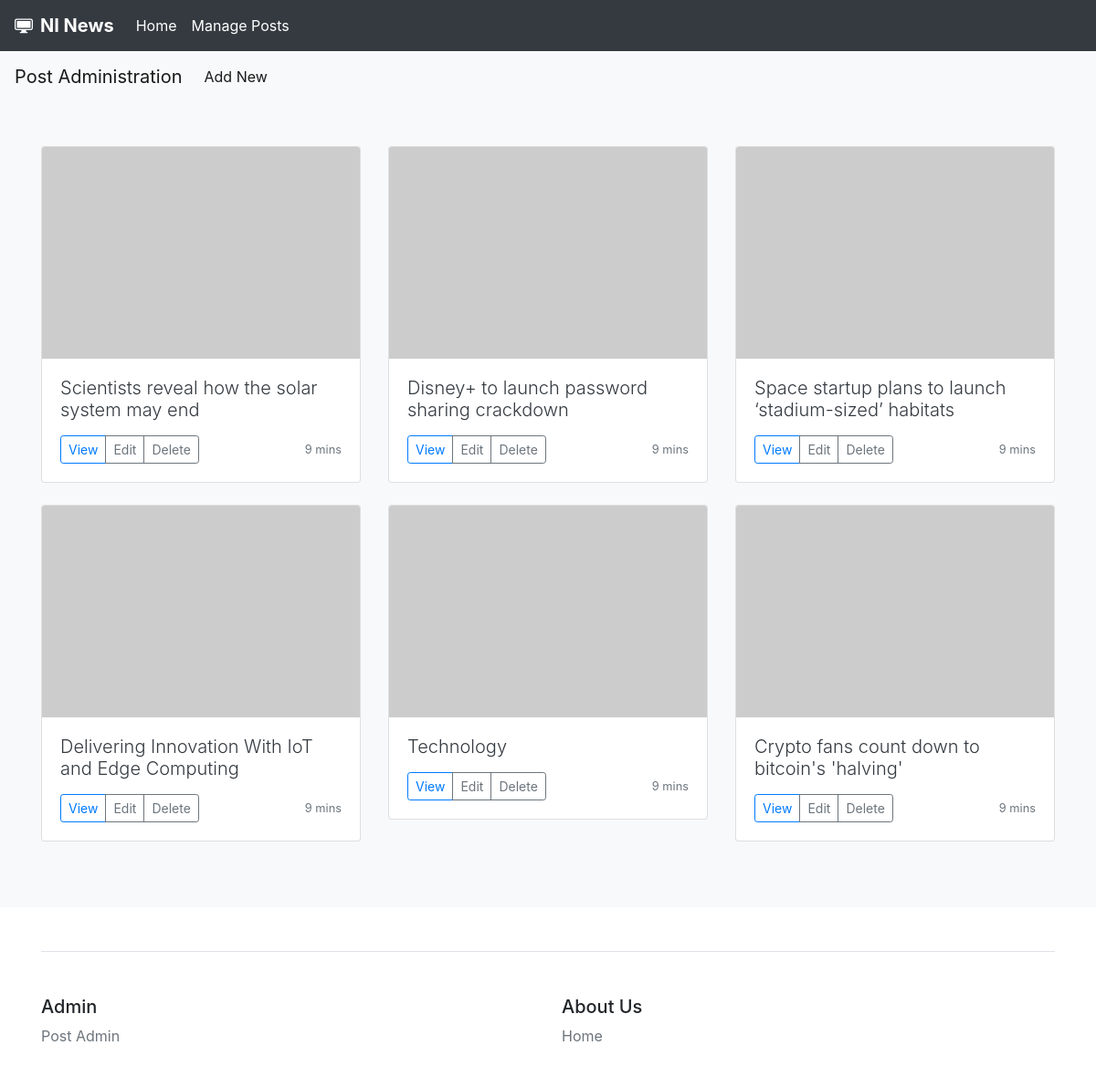
/posts/, run on the app's committed database.
### core/models.py (models this page shows, shortened)
class Core(models.Model):
    title = models.CharField(max_length=200)
    excerpt = models.TextField(null=True)
    author = models.ForeignKey(User, on_delete=models.CASCADE, related_name='cores')
    slug = models.SlugField(max_length=100, unique=True)
    updated = models.DateTimeField(auto_now=True)
    published = models.DateTimeField(default=timezone.now)
    def get_absolute_url(self):
        return reverse('core:single', args=[self.slug])
    class Meta:
        ordering =  ['-published']

### core/views.py (the view)
# urls.py: path('posts/', views.PostsView.as_view(), name='posts'),
class PostsView(ListView):
    model = Core
    template_name = 'core/posts.html'
    context_object_name = 'post_list'

### core/templates/core/posts.html (shortened to what this page needs)
{% extends 'core/base.html' %}
{% block content %}
<nav class="navbar navbar-expand-lg navbar-light bg-light">
    <div class="navbar-brand">Post Administration</div>
  <div class="collapse navbar-collapse" id="navbarNav">
    <ul class="navbar-nav">
        <li class="nav-item active">
        <a class="nav-link" href="{% url 'core:add' %}">Add New</a>
      </li>
    </ul>
  </div>
</nav>
<div class="album py-5 bg-light">
    <div class="container">
        <div class="row">
        {% for post in post_list %}
            <div class="col-md-4">
              <div class="card mb-4 box-shadow">
                <img class="card-img-top" src="https://via.placeholder.com/150x100" alt="Card image cap">
                <div class="card-body">
                    <h4 class="lead"><a class="text-dark" href="{% url 'core:single' post.pk %}">{{ post.title }}</a></h4>
                    <div class="d-flex justify-content-between align-items-center">
                    <div class="btn-group">
                        <a href="{{ post.get_absolute_url }}" class="btn btn-sm btn-outline-primary" role="button" aria-pressed="true">View</a>
                        <a href="{% url 'core:edit' post.pk %}" class="btn btn-sm btn-outline-secondary" role="button" aria-pressed="true">Edit</a>
                        <a href="{% url 'core:delete' post.pk %}" class="btn btn-sm btn-outline-secondary" role="button" aria-pressed="true">Delete</a>
                    </div>
                    <small class="text-muted">9 mins</small>
                  </div>
                </div>
              </div>
            </div>
        {% endfor %}
        </div>
    </div>
</div>
{% endblock %}

### core/templates/core/base.html (shortened to what this page needs)
<!doctype html>
<html lang="en">
  <head>
    <link rel="stylesheet" href="https://stackpath.bootstrapcdn.com/bootstrap/4.4.1/css/bootstrap.min.css">
  </head>
  <body>
    {% include 'core/navbar.html' %}
    {% block content %}
    {% endblock %}
  {% include 'core/footer.html' %}
  </body>
</html>

### core/templates/core/navbar.html (shortened to what this page needs)
  <nav class="navbar navbar-expand-lg navbar-dark bg-dark">
  <a href="#" class="navbar-brand d-flex align-items-center">
 <strong>NI News</strong>
          </a>
  <div class="collapse navbar-collapse" id="navbarSupportedContent">
    <ul class="navbar-nav mr-auto">
      <li class="nav-item active">
        <a class="nav-link" href="/">Home</a>
      </li>
      <li class="nav-item active">
        <a class="nav-link" href="{% url 'core:posts' %}">Manage Posts</a>
      </li>
    </ul>
  </div>
</nav>

### core/templates/core/footer.html
<div class="container">
    <footer class="pt-4 my-md-5 pt-md-5 border-top">
        <div class="row">
            <div class="col-6 col-md">
                <h5>Admin</h5>
                <ul class="list-unstyled text-small">
                    <li><a class="text-muted" href="#">Post Admin</a></li>
                </ul>
            </div>
            <div class="col-6 col-md">
                <h5>About Us</h5>
                <ul class="list-unstyled text-small">
                    <li><a class="text-muted" href="#">Home</a></li>
                </ul>
            </div>
        </div>
    </footer>
</div>

### data on the page
Core: title "Scientists reveal how the solar system may end"
Core: title "Disney+ to launch password sharing crackdown"
Core: title "Space startup plans to launch ‘stadium-sized’ habitats"
Core: title "Delivering Innovation With IoT and Edge Computing"
Core: title "Technology"
Core: title "Crypto fans count down to bitcoin's 'halving'"
